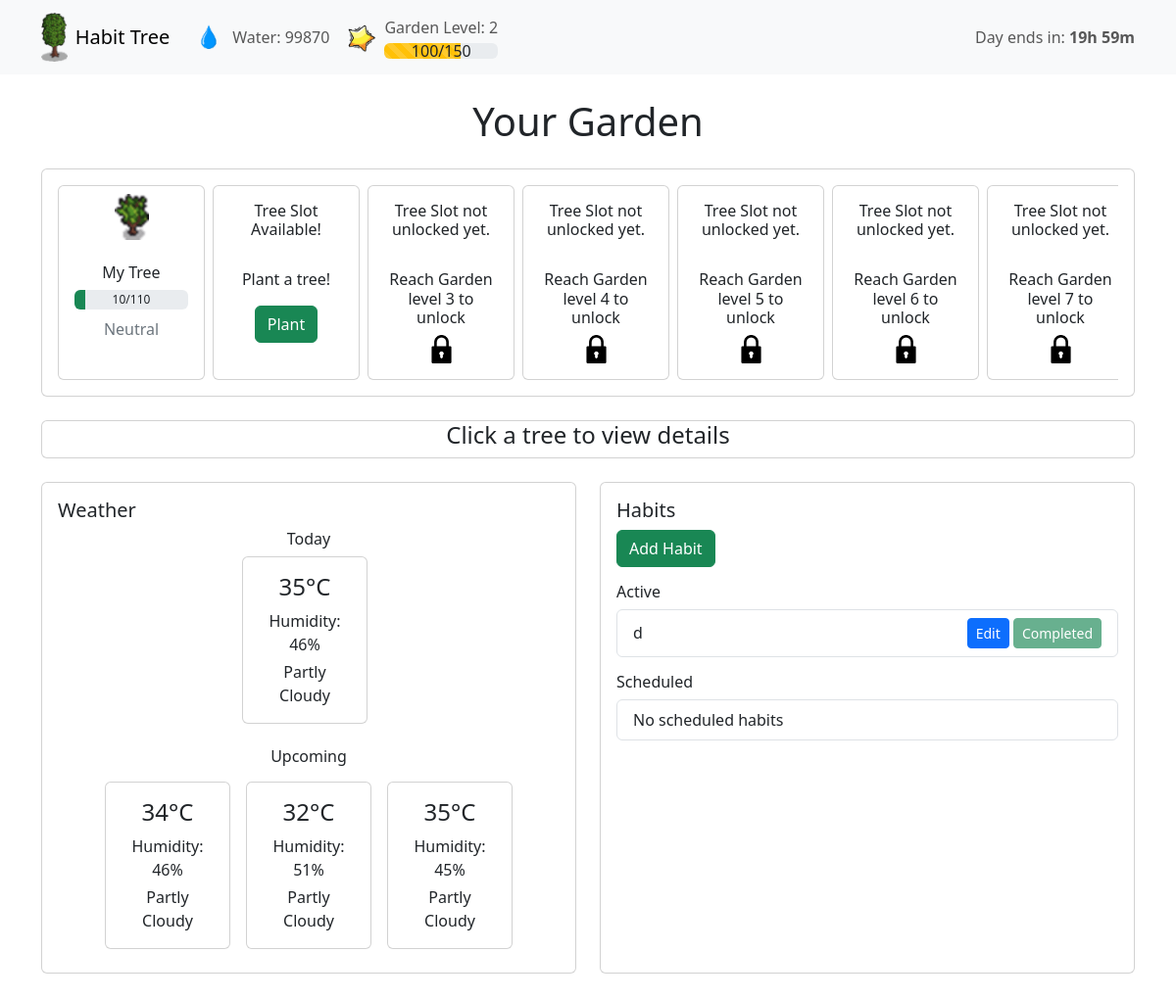
The page / on the database its author committed.
### tables this page shows
CREATE TABLE Garden (
                Creation_Date TEXT,
                Level INTEGER,
                Experience INTEGER,
                Experience_Required INTEGER,
                Water INTEGER
            );

CREATE TABLE Trees (
                Name TEXT,
                Creation_Date TEXT,
                Stage INTEGER,
                Water INTEGER,
                Water_Required INTEGER,
                Last_Watered TEXT,
                Moisture INTEGER
            );

CREATE TABLE Weather (
                Id INTEGER PRIMARY KEY,
                Temperature INTEGER NOT NULL,
                Humidity INTEGER NOT NULL,
                State INTEGER NOT NULL
            );

CREATE TABLE Habits (
                Name TEXT PRIMARY KEY,
                Creation_Date TEXT,
                Priority INTEGER,
                Days_Of_The_Week TEXT,
                Completed BOOLEAN
            );

### app/routes/main.py (the view)
@main_bp.route('/')
def index():
    db = get_db()
    garden_model = GardenModel(db)
    tree_model = TreeModel(db)
    habit_model = HabitModel(db)
    weather_model = WeatherModel(db)
    garden_service = GardenService(garden_model)
    tree_service = TreeService(tree_model, garden_model)
    habit_service = HabitService(habit_model, garden_service)
    time_service = TimeService()
    time_service.trigger_daily_updates()
    garden_data = garden_model.get_garden_data()
    active_habits, scheduled_habits = habit_service.process_habits()
    trees = tree_service.process_trees(garden_data['Level'])
    weather = weather_model.get_all_weather()
    time_until_day_ends = calculate_time_until_day_ends(weather_model)
    return render_template("index.html",
        trees=trees,
        active_habits=active_habits,
        scheduled_habits=scheduled_habits,
        garden=garden_data,
        weather=weather,
        time_until_day_ends=time_until_day_ends,
        state_to_text=state_to_text
    )

### app/database/connection.py (called while the page is built)
def get_db():
    if 'db' not in g:
        g.db = sqlite3.connect(DATABASE, timeout=2)
        g.db.row_factory = sqlite3.Row
    return g.db

### app/models/garden.py (called while the page is built)
    def get_garden_data(self):
        return self.db.execute('''
            SELECT Level, Experience, Experience_Required, Water
            FROM Garden
            LIMIT 1
        ''').fetchone()

### app/models/habit.py (called while the page is built)
    def get_habits_data(self):
        return self.db.execute('''
            SELECT Name, Creation_Date, Priority, Days_Of_The_Week, Completed
            FROM Habits
        ''').fetchall()

### app/models/tree.py (called while the page is built)
    def get_trees_data(self):
        return self.db.execute('''
            SELECT rowid, *, Creation_Date
            FROM Trees
            ORDER BY Creation_Date
            LIMIT 10
        ''').fetchall()

### app/models/weather.py (called while the page is built)
    def get_all_weather(self):
        return self.db.execute('''
            SELECT Temperature, Humidity, State
            FROM Weather
            ORDER BY ROWID ASC
        ''').fetchall()

    def get_meta(self, key):
        cur = self.db.execute('SELECT value FROM Meta WHERE key = ?', (key,))
        row = cur.fetchone()
        return row[0] if row else None

### app/routes/main.py (called while the page is built)
def state_to_text(state):
    s = float(state)
    if 0 <= s <= 20:
        return "Sunny"
    elif 21 <= s <= 40:
        return "Partly Cloudy"
    elif 41 <= s <= 60:
        return "Cloudy"
    elif 61 <= s <= 80:
        return "Rainy"
    elif 81 <= s <= 100:
        return "Thunderstorm"
    else:
        return "Unknown"

def calculate_time_until_day_ends(weather_model):
    last_run_text = weather_model.get_meta('global_last_run')
    if not last_run_text:
        return "Unknown"
    try:
        last_run = datetime.datetime.fromisoformat(last_run_text)
        next_day = last_run + datetime.timedelta(days=1)
        now = datetime.datetime.utcnow()
        if now >= next_day:
            return "Day ended"
        time_left = next_day - now
        hours = time_left.seconds // 3600
        minutes = (time_left.seconds % 3600) // 60
        return f"{hours}h {minutes}m"
    except:
        return "Unknown"

### app/services/time_service.py (called while the page is built, shortened)
    def trigger_daily_updates(self):
        days_elapsed = self.check_global_time()
        return days_elapsed

### app/templates/index.html (shortened to what this page needs)
<!DOCTYPE html>
<html lang="en">
<head>
    <link href="https://cdn.jsdelivr.net/npm/bootstrap@5.3.0/dist/css/bootstrap.min.css" rel="stylesheet">
</head>
<body>
    <nav class="navbar navbar-expand-lg navbar-light bg-light">
        <div class="container">
            <a class="navbar-brand d-flex align-items-center" href="">
                <img src="/static/tree_stage_6.png" class="me-2" style="height: 2.5em;">
                Habit Tree
            </a>
            <div class="collapse navbar-collapse" id="navbarNav">
                <ul class="navbar-nav">
                    <li class="nav-item">
                        <a class="nav-link d-flex align-items-center">
                            <img src="/static/water_drop.png" class="me-2" style="height: 2em;">
                            Water: {{ garden.water }}
                        </a>
                    </li>
                </ul>
                <ul class="navbar-nav">
                    <li class="nav-item">
                        <a class="nav-link d-flex align-items-center">
                            <img src="/static/experience.png" class="me-2" style="height: 2em;">
                            <div class="d-flex flex-column align-items-center">
                                <span class="mb-1">Garden Level: {{ garden.level }}</span>
                                <div class="position-relative w-100">
                                    <div class="progress">
                                        <div class="progress-bar progress-bar-striped bg-warning" role="progressbar"
                                            style="width: {{ (garden.experience / garden.experience_required * 100) | round(0) }}%;"
                                            aria-valuenow="{{ garden.experience }}" aria-valuemin="0"
                                            aria-valuemax="{{ garden.experience_required }}"></div>
                                    </div>
                                    <div class="position-absolute top-50 start-50 translate-middle text-dark">
                                        {{ garden.experience }}/{{ garden.experience_required }}
                                    </div>
                                </div>
                            </div>
                        </a>
                    </li>
                </ul>
                <ul class="navbar-nav ms-auto">
                    <li class="nav-item d-flex align-items-center">
                        <span class="navbar-text">
                            Day ends in: <strong>{{ time_until_day_ends }}</strong>
                        </span>
                    </li>
                </ul>
            </div>
        </div>
    </nav>
    <div class="container my-4">
        <h1 class="mb-4 text-center">Your Garden</h1>
        <div class="card mb-4">
            <div class="card-body">
                <div class="overflow-auto">
                    <div class="d-flex">
                        {% for tree in trees %}
                        {% if tree.unlocked %}
                        {% if tree.planted %}
                        <div class="card me-2" style="min-width: 150px; cursor: pointer;" data-tree="true"
                            data-index="{{ loop.index0 }}" data-name="{{ tree.name }}" data-water="{{ tree.water }}"
                            data-stage="{{ tree.stage }}" data-water-required="{{ tree.water_required }}"
                            data-last-watered="{{ tree.last_watered }}">
                            <div class="text-center p-2">
                                <img src="/static/tree_stage_{{ tree.stage }}.png" class="d-inline-block"
                                    alt="Tree Stage">
                            </div>
                            <div class="card-body text-center">
                                <h6 class="card-title mb-2">{{ tree.name }}</h6>
                                <div class="progress" style="height: 20px; position: relative;">
                                    <div class="progress-bar bg-success" role="progressbar"
                                        style="width: {{ (tree.water / tree.water_required * 100) if tree.water_required else 0 }}%;"
                                        aria-valuenow="{{ tree.water }}" aria-valuemin="0"
                                        aria-valuemax="{{ tree.water_required }}"></div>
                                    <div style="position: absolute; top: 0; left: 0;
               width: 100%; height: 100%;
               display: flex; align-items: center;
               justify-content: center; pointer-events: none;">
                                        {{ tree.water }}/{{ tree.water_required }}
                                    </div>
                                </div>
                                {% set m = tree.moisture %}
                                <p class="
        mt-2
        {% if m < 30 %}text-danger{% elif m < 50 %}text-warning
        {% elif m < 70 %}text-secondary{% elif m < 90 %}text-success
        {% else %}text-info{% endif %}
      ">
                                    {% if m < 30 %} Very Dry {% elif m < 50 %} Dry {% elif m < 70 %} Neutral {% elif m <
                                        90 %} Healthy {% else %} Too moist {% endif %} </p>
                            </div>
                        </div>
                        {% else %}
                        <div class="card me-2" style="min-width: 150px;">
                            <div class="card-body text-center">
                                <h6 class="card-title mb-2">Tree Slot Available!</h6>
                                <br>
                                <h6 class="card-title mb-2">Plant a tree!</h6>
                                <form action="/plant_tree" method="POST">
                                    <button type="submit" class="btn btn-success mt-2">
                                        Plant
                                    </button>
                                </form>
                            </div>
                        </div>
                        {% endif %}
                        {% else %}
                        <div class="card me-2" style="min-width: 150px;">
                            <div class="card-body text-center">
                                <h6 class="card-title mb-2">Tree Slot not unlocked yet.</h6>
                                <br>
                                <h6 class="card-title mb-2">Reach Garden level {{ tree.required_level }} to unlock</h6>
                                <img src="/static/lock.png" class="card-img-top img-fluid w-25" alt="Locked">
                            </div>
                        </div>
                        {% endif %}
                        {% endfor %}
                    </div>
                </div>
            </div>
        </div>
        <div id="instruction" class="card mt-4 mb-4">
            <h4 class="text-center">Click a tree to view details</h4>
        </div>
        <div class="row">
            <div class="col-md-6 mb-4">
                <div class="card h-100">
                    <div class="card-body">
                        <h5 class="card-title">Weather</h5>
                        <div class="text-center mb-2">
                            <h6 class="mb-1">Today</h6>
                        </div>
                        <div class="d-flex justify-content-center mb-4">
                            {% set today = weather[0] %}
                            <div class="card text-center me-2" style="width: 8rem;">
                                <div class="card-body">
                                    <h4 class="card-title">{{ today.Temperature }}°C</h4>
                                    <p class="card-text mb-1">Humidity: {{ today.Humidity }}%</p>
                                    <p class="card-text">{{ today.State | state_text }}</p>
                                </div>
                            </div>
                        </div>
                        <div class="text-center mb-2">
                            <h6 class="mb-1">Upcoming</h6>
                        </div>
                        <div class="d-flex justify-content-center flex-wrap">
                            {% for day in weather[1:] %}
                            <div class="card text-center m-2" style="width: 8rem;">
                                <div class="card-body">
                                    <h4 class="card-title">{{ day.Temperature }}°C</h4>
                                    <p class="card-text mb-1">Humidity: {{ day.Humidity }}%</p>
                                    <p class="card-text">{{ day.State | state_text }}</p>
                                </div>
                            </div>
                            {% endfor %}
                        </div>
                    </div>
                </div>
            </div>
            <div class="col-md-6 mb-4">
                <div class="card h-100">
                    <div class="card-body">
                        <h5 class="card-title">Habits</h5>
                        <button type="button" class="btn btn-success mb-3" data-bs-toggle="modal"
                            data-bs-target="#habitModal" data-action="add">
                            Add Habit
                        </button>
                        <h6>Active</h6>
                        <div class="list-group mb-3">
                            {% for habit in active_habits %}
                            <div class="list-group-item d-flex justify-content-between align-items-center">
                                {{ habit.name }}
                                <div>
                                    <button type="button" class="btn btn-sm btn-primary" data-bs-toggle="modal"
                                        data-bs-target="#habitModal" data-action="edit" data-habit-id="{{ habit.id }}"
                                        data-habit-name="{{ habit.name }}" data-habit-priority="{{ habit.priority }}"
                                        data-habit-days="{{ habit.days }}">
                                        Edit
                                    </button>
                                    {% if not habit.completed %}
                                    <button type="button" class="btn btn-sm btn-success"
                                        onclick="completeHabit('{{ habit.name }}')">Mark as complete</button>
                                    {% else %}
                                    <button type="button" class="btn btn-sm btn-success" disabled>Completed</button>
                                    {% endif %}
                                </div>
                            </div>
                            {% else %}
                            <div class="list-group-item">No active habits</div>
                            {% endfor %}
                        </div>
                        <h6>Scheduled</h6>
                        <div class="list-group">
                            {% for habit in scheduled_habits %}
                            <div class="list-group-item d-flex justify-content-between align-items-center">
                                {{ habit.name }}
                                <button type="button" class="btn btn-sm btn-primary" data-bs-toggle="modal"
                                    data-bs-target="#habitModal" data-action="edit" data-habit-id="{{ habit.id }}"
                                    data-habit-name="{{ habit.name }}" data-habit-priority="{{ habit.priority }}"
                                    data-habit-days="{{ habit.days }}">
                                    Edit
                                </button>
                            </div>
                            {% else %}
                            <div class="list-group-item">No scheduled habits</div>
                            {% endfor %}
                        </div>
                    </div>
                </div>
            </div>
</body>
</html>

### rows shown on the page
Garden: water "99870", level "2", experience "100", experience_required "150"
Trees: name "My Tree", water "10", water_required "110", shows "Neutral"
Weather: Temperature "35", Humidity "46", State|state_text "Partly Cloudy"
Weather: Temperature "34", Humidity "46", State|state_text "Partly Cloudy"
Weather: Temperature "32", Humidity "51", State|state_text "Partly Cloudy"
Weather: Temperature "35", Humidity "45", State|state_text "Partly Cloudy"
Habits: name "d", Completed "Completed"

### other values the page prints
{{ time_until_day_ends }} "19h 59m"
{{ tree.required_level }} "3" "4" "5" "6" "7"
